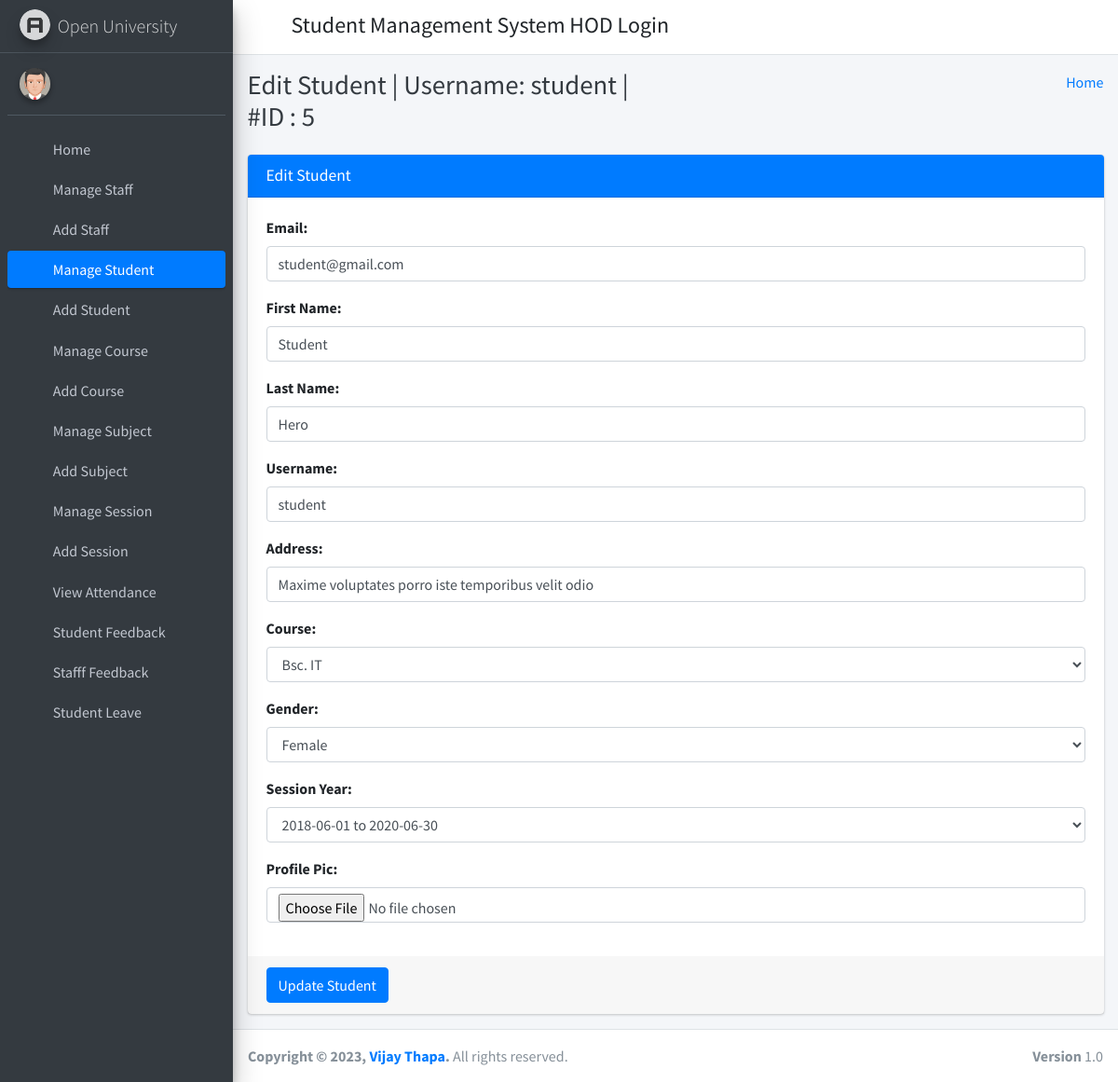
/edit_student/5 (signed in), run on the app's committed database.
### student_management_app/models.py (models this page shows)
class CustomUser(AbstractUser):
    user_type_data = ((1, "HOD"), (2, "Staff"), (3, "Student"))
    user_type = models.CharField(default=1, choices=user_type_data, max_length=10)

class Students(models.Model):
    id = models.AutoField(primary_key=True)
    admin = models.OneToOneField(CustomUser, on_delete = models.CASCADE)
    gender = models.CharField(max_length=50)
    profile_pic = models.FileField()
    address = models.TextField()
    course_id = models.ForeignKey(Courses, on_delete=models.DO_NOTHING, default=1)
    session_year_id = models.ForeignKey(SessionYearModel, on_delete=models.CASCADE)
    created_at = models.DateTimeField(auto_now_add=True)
    updated_at = models.DateTimeField(auto_now=True)
    objects = models.Manager()

### student_management_app/HodViews.py (the view)
# urls.py: path('edit_student/<student_id>', HodViews.edit_student, name="edit_student"),
def edit_student(request, student_id):
    request.session['student_id'] = student_id
    student = Students.objects.get(admin=student_id)
    form = EditStudentForm()
    form.fields['email'].initial = student.admin.email
    form.fields['username'].initial = student.admin.username
    form.fields['first_name'].initial = student.admin.first_name
    form.fields['last_name'].initial = student.admin.last_name
    form.fields['address'].initial = student.address
    form.fields['course_id'].initial = student.course_id.id
    form.fields['gender'].initial = student.gender
    form.fields['session_year_id'].initial = student.session_year_id.id
    context = {
        "id": student_id,
        "username": student.admin.username,
        "form": form
    }
    return render(request, "hod_template/edit_student_template.html", context)

### student_management_app/LoginCheckMiddleWare.py (called while the page is built, shortened)
    def process_view(self, request, view_func, view_args, view_kwargs):
        modulename = view_func.__module__
        user = request.user
        if user.is_authenticated:
            if user.user_type == "1":
                if modulename == "student_management_app.HodViews":
                    pass
                elif modulename == "student_management_app.views" or modulename == "django.views.static":
                    pass
                else:
                    return redirect("admin_home")
            else:
                return redirect("login")
        else:
            if request.path == reverse("login") or request.path == reverse("doLogin"):
                pass
            else:
                return redirect("login")

### student_management_app/templates/hod_template/edit_student_template.html (shortened to what this page needs)
{% extends 'hod_template/base_template.html' %}
{% block page_title %}
    Edit Student | Username: {{ username }} | #ID : {{ id }}
{% endblock page_title %}
{% block main_content %}
{% load static %}
<section class="content">
        <div class="container-fluid">
            <div class="row">
                <div class="col-md-12">
                    <div class="card card-primary">
                    <div class="card-header">
                        <h3 class="card-title">Edit Student</h3>
                    </div>
                    {% url 'edit_student_save' as action_path %}
                    {% include 'hod_template/form_template.html' with messages=messages form=form action_path=action_path button_text="Update Student" %}
                    </div>
                </div>
            </div>
        </div>
      </section>
  {% endblock main_content %}

### student_management_app/templates/hod_template/form_template.html (shortened to what this page needs)
                    <form role="form" method="POST" action="{{ action_path }}" enctype="multipart/form-data">
                        <div class="card-body">
                            {% for field in form %}
                                <div class="form-group">
                                    {{ field.label_tag }}
                                    {{ field }}
                                </div>
                            {% endfor %%}
                        </div>
                        <div class="card-footer">
                        <button type="submit" class="btn btn-primary">{{ button_text }}</button>
                        </div>
                    </form>

### data on the page
CustomUser: username "student", form "student@gmail.com" "Student" "Hero" "student"
Students: form "Maxime voluptates porro iste temporibus velit odio" "Bsc. IT" "Female" "2018-06-01 to 2020-06-30"

### other printed values
{{ id }} "5"
{{ field.label_tag }} "Email:" "First Name:" "Last Name:" "Username:" "Address:" "Course:" "Gender:" "Session Year:" "Profile Pic:"
{{ button_text }} "Update Student"
